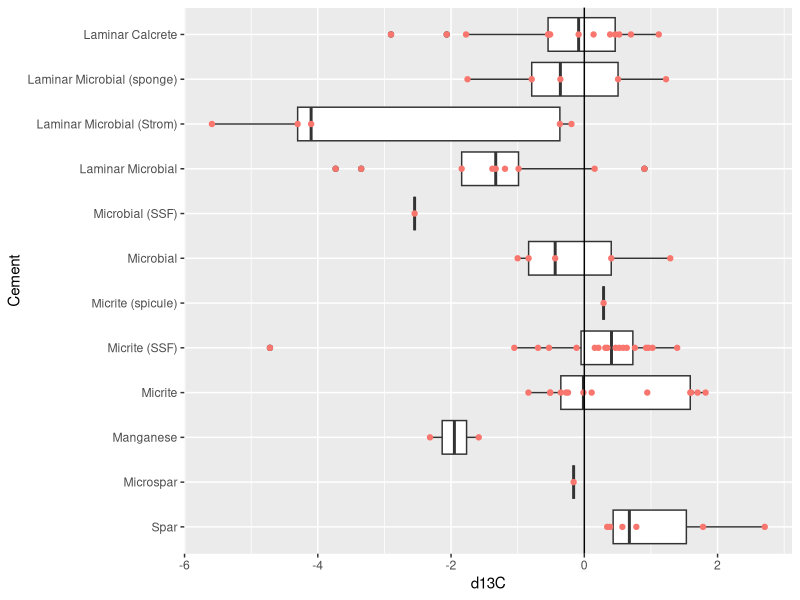
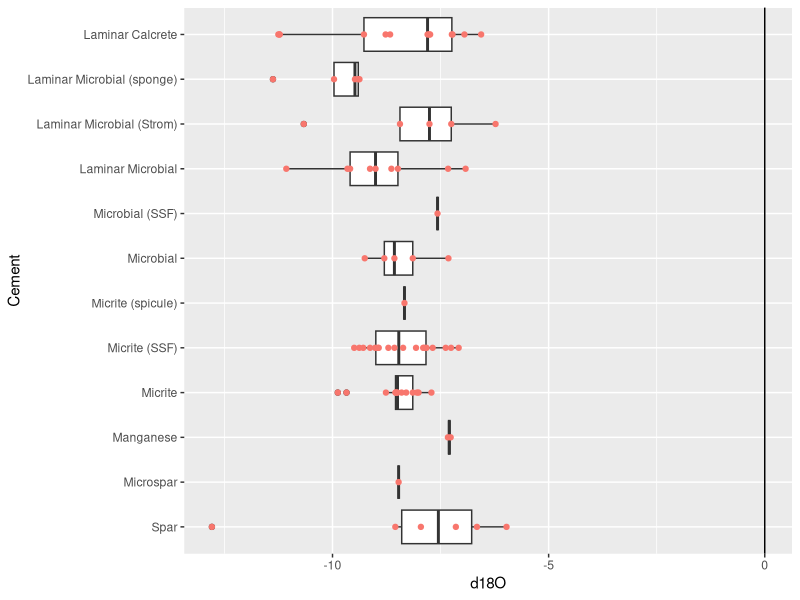
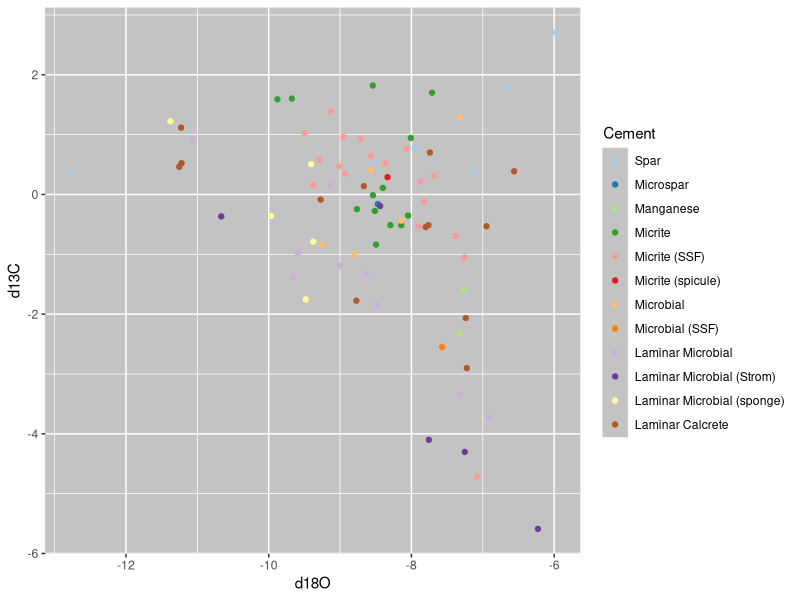
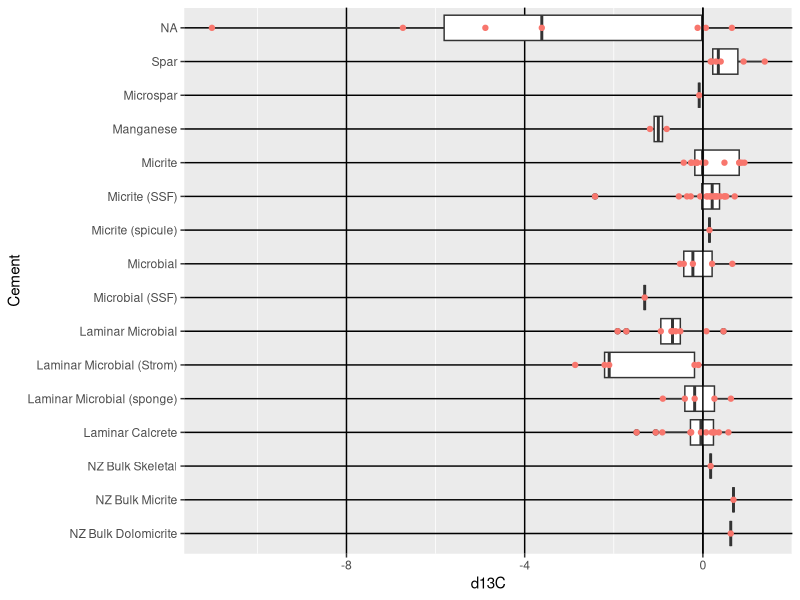
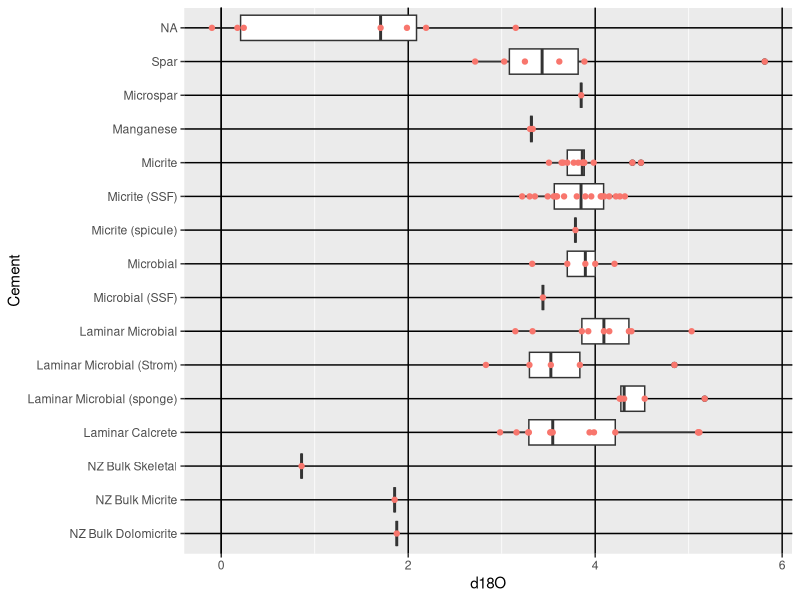
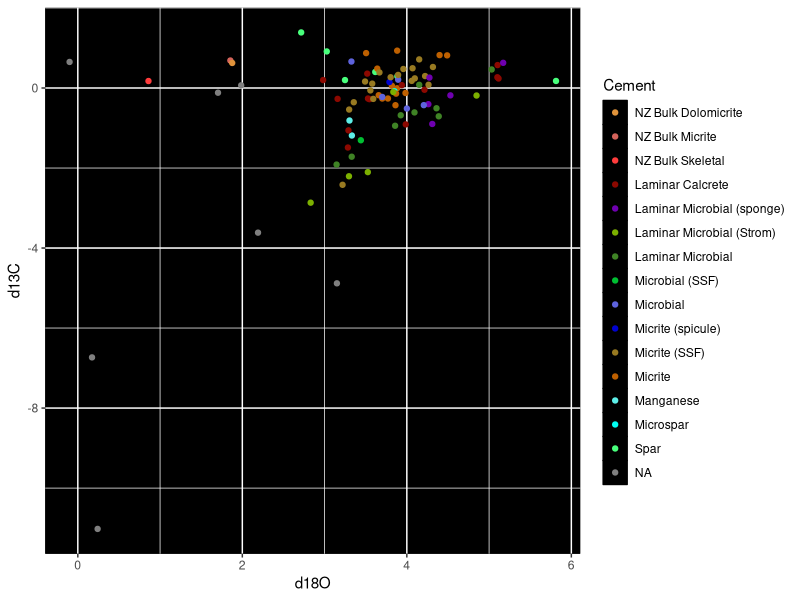
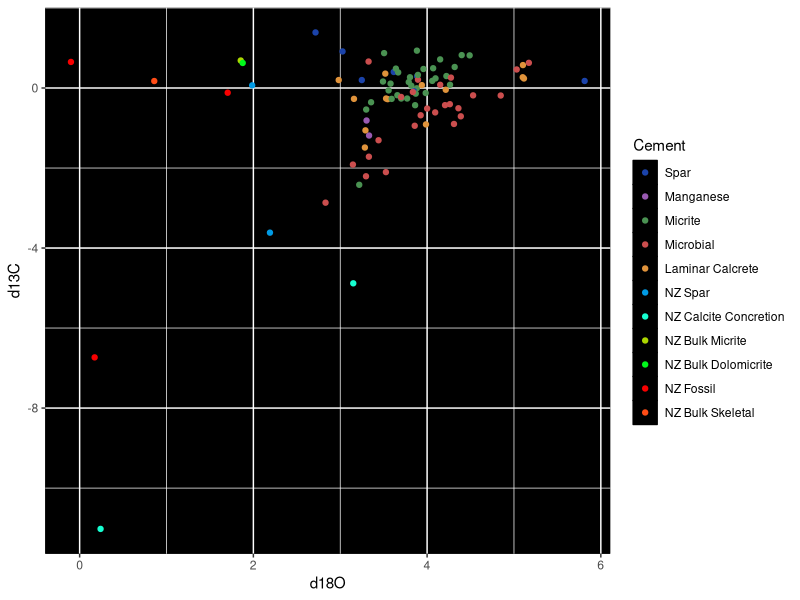

These figures' R source, in order: (Note: this script raises an error after producing the figures.)
## ---- chunk 1
knitr::opts_chunk$set(echo = TRUE)
library(tidyverse)
## ---- chunk 2
iso_orig <- readxl::read_xlsx("r_Jacquet_carb_with_cements.xlsx")
iso_nz <- readxl::read_xlsx("nelsonsmithisotopes.xlsx")
iso_betts <- readxl::read_xlsx("betts_2018.xlsx", sheet = 8, skip = 1, col_names = TRUE) %>%
  subset(select = 2:4) %>%
  rename("Sample" = "Meters along Section/Core", "d13C" = "d13C ‰VPDB", "d18O" = "d18O‰VPDB")
## ---- chunk 3
iso_combo <- iso_orig %>% #combine data with selected values from Nelson and Smith 1996
  select(Cement, d13C, d18O) %>%
  rbind(iso_nz)%>%
  mutate(d13C = d13C/1.95, d18O = d18O/-2.20) #normalize to VPDB that Marissa used
## ---- chunk 4
iso_cond <- iso_orig %>% # simplify data by combining into broad categories
  select(Cement, d13C, d18O) %>%
  mutate(Cement = case_when(
    str_detect(Cement, "Microspar") == TRUE ~ "Spar",
    str_detect(Cement, "Micrite") == TRUE ~ "Micrite",
    str_detect(Cement, "Microbial") == TRUE ~ "Microbial",
    TRUE ~ as.character(Cement)
  )) %>%
  rbind(iso_nz) %>%
  mutate(Cement = case_when(
    str_detect(Cement, "NZ Spar") == TRUE ~ "NZ Spar",
    str_detect(Cement, "Fossil") == TRUE ~ "NZ Fossil",
    str_detect(Cement, "Calcite") == TRUE ~ "NZ Calcite Concretion",
    TRUE ~ as.character(Cement)
  ))%>%
  mutate(d13C = d13C/1.95, d18O = d18O/-2.20) #normalize to VPDB that Marissa used
## ---- chunk 5
iso_bg <- iso_orig %>% #separates data by red horizon samples and samples above/below
  mutate(Position = case_when(
    str_detect(ID, "1.3m") == TRUE ~ "Non-Horizon",
    str_detect(ID, "AB") == TRUE ~ "Non-Horizon",
    str_detect(ID, "FUWM 4") == TRUE ~ "Non-Horizon",
    TRUE ~ "Horizon"
  ))
## ---- chunk 6
iso_orig$Cement <- factor(iso_orig$Cement, levels = c("Spar", "Microspar", "Manganese", "Micrite", "Micrite (SSF)", "Micrite (spicule)", "Microbial", "Microbial (SSF)", "Laminar Microbial", "Laminar Microbial (Strom)", "Laminar Microbial (sponge)", "Laminar Calcrete"))
## ---- chunk 7
iso_combo$Cement <- factor(iso_combo$Cement, levels = rev(c("Spar", "Microspar", "Manganese", "Micrite", "Micrite (SSF)", "Micrite (spicule)", "Microbial", "Microbial (SSF)", "Laminar Microbial", "Laminar Microbial (Strom)", "Laminar Microbial (sponge)", "Laminar Calcrete", "NZ Spar 1", "NZ Spar 2", "NZ Fossil 1", "NZ Fossil 2", "NZ Fossil 3", "NZ Calcite Concretion 1", "NZ Calcite Concretion 2", "NZ Bulk Skeletal", "NZ Bulk Micrite", "NZ Bulk Dolomicrite")))
## ---- chunk 8
iso_cond$Cement <- factor(iso_cond$Cement, levels = c("Spar", "Manganese", "Micrite",  "Microbial", "Laminar Calcrete", "NZ Spar", "NZ Calcite Concretion", "NZ Bulk Micrite", "NZ Bulk Dolomicrite", "NZ Fossil", "NZ Bulk Skeletal"))
## ---- chunk 9
colorset <- c("#e41a1c", "#984ea3", "#ff7f00", "#a65628", "#f781bf")
## ---- chunk 10
carbon <- iso_orig %>% #FU carbon isotopes box
  ggplot(aes(x = d13C, y = Cement)) +
  geom_boxplot() +
  geom_point(aes(color = "red")) +
  geom_vline(xintercept = 0) +
  theme(
    legend.position = "none"
  )
carbon
## ---- chunk 11
oxygen <- iso_orig %>% #FU oxygen isotopes box
  ggplot(aes(x = d18O, y = Cement)) +
  geom_boxplot() +
  geom_point(aes(color = "red")) +
  geom_vline(xintercept = 0) +
  theme(
    legend.position = "none"
  )
oxygen
## ---- chunk 12
carbox <- iso_orig %>% #FU carbon over oxygen scatter
  ggplot(aes(x = d18O, y = d13C, color = Cement)) +
  geom_point() +
  scale_color_brewer(palette = "Paired") +
  #geom_smooth(method = "lm") + #regression lines
  theme(
    panel.background = element_rect(fill = "#C3C3C3", color = "#C3C3C3"),
    legend.key = element_rect(fill ="#C3C3C3"),
  )
carbox
## ---- chunk 13
NZcarbon <- iso_combo %>% #FU and NZ carbon box
  ggplot(aes(x = d13C, y = Cement)) +
  geom_boxplot() +
  geom_point(aes(color = "red")) +
  geom_vline(xintercept = 0) +
  theme(
    legend.position = "none",
    panel.grid.major = element_line(color = "black")
  )
NZcarbon
## ---- chunk 14
NZoxygen <- iso_combo %>% #FU and NZ oxygen box
  ggplot(aes(x = d18O, y = Cement)) +
  geom_boxplot() +
  geom_point(aes(color = "red")) +
  geom_vline(xintercept = 0) +
  theme(
    legend.position = "none",
    panel.grid.major = element_line(color = "black")
  )
NZoxygen
## ---- chunk 15
bigcolor <- c("#E0933B", "#D4635B", "#FF3C3C", "#8C0800", "#6F00B0", "#7CB000", "#3F8325", "#00BF32", "#5E63DD", "#0002CF", "#987A21", "#BE6000", "#5DEFE8", "#00FFF3", "#48FF7C", "#7CFF48", "#FFFB48", "#FFC948", "#A048FF", "#D248FF", "#FF48ED", "#FF4873")

NZcarbox <- iso_combo %>% #FU and NZ carbon over oxygen scatter
  ggplot(aes(x = d18O, y = d13C, color = Cement)) +
  geom_point() +
  scale_color_manual(values = bigcolor) +
  #geom_smooth(method = "lm") + #regression lines
  theme(
    panel.background = element_rect(fill = "black", color = "black"),
    legend.key = element_rect(fill ="black"),
  )
NZcarbox
## ---- chunk 16
smallcolor <- c("#1B43AA", "#995AB1", "#4A9252", "#CB4E4E", "#E0933B", "#009AE4", "#16FFD1", "#ACD600", "#00F81B", "#F80000", "#FF4C16")

NZcond <- iso_cond %>% #FU and NZ simplified category carbon over oxygen scatter
    ggplot(aes(x = d18O, y = d13C, color = Cement)) +
  geom_point() +
  scale_color_manual(values = smallcolor) +
  #geom_smooth(method = "lm") + #regression lines
  theme(
    panel.background = element_rect(fill = "black", color = "black"),
    legend.key = element_rect(fill ="black"),
  )
NZcond
## ---- chunk 17
carbon_bg <- iso_bg %>% #FU horizon/bg carbon box
  ggplot(aes(x = d13C, y = Cement, fill = Cement)) +
  geom_boxplot() +
  geom_jitter(aes(color = Position), width = 0, height=.1) +
  geom_vline(xintercept = 0) +
  theme(
   # legend.position = "none"
    text = element_text(size = 20),
  ) +
  xlab()
carbon_bg
## ---- chunk 18
oxygen_bg <- iso_bg %>% #FU horizon/bg carbon box
  ggplot(aes(x = d18O, y = Cement)) +
  geom_boxplot() +
  geom_jitter(aes(color = Position), width = 0, height=.1) +
  geom_vline(xintercept = 0) +
  theme(
   # legend.position = "none"
    text = element_text(size = 20)
  ) +
  ylab("Texture")
oxygen_bg
## ---- chunk 19
bg_simp <- iso_bg %>%
  mutate(Cement = case_when(
    str_detect(Cement, "Microspar") == TRUE ~ "Spar",
    str_detect(Cement, "Micrite") == TRUE ~ "Micrite",
    str_detect(Cement, "Microbial") == TRUE ~ "Microbial",
    TRUE ~ as.character(Cement)
  ))
    
bg_simp$Cement <- factor(bg_simp$Cement, levels = c("Microbial", "Laminar Calcrete", "Micrite", "Manganese", "Spar"))
## ---- chunk 20
ggplot(bg_simp, aes(x = d13C, y = fct_rev(Cement))) +
  geom_boxplot(aes(fill = Cement)) +
  geom_jitter(aes(color = Position), width = 0, height=.1) +
  geom_vline(xintercept = 0) +
  scale_color_discrete(name = "Position") +
  scale_fill_manual(values = colorset, name = "Texture") +
  ylab("Texture") +
  xlab(expression(delta^13*C)) +
  theme(text = element_text(size = 20))
## ---- chunk 21
ggplot(bg_simp, aes(x = d18O, y = fct_rev(Cement))) +
  geom_boxplot(aes(fill = Cement)) +
  geom_jitter(aes(color = Position), width = 0, height=.1) +
  geom_vline(xintercept = 0)+
  scale_color_discrete(name = "Position") +
  scale_fill_manual(values = colorset, name = "Texture") +
  xlab(expression(delta^18*O)) +
  theme(text = element_text(size = 20))
## ---- chunk 22
hull <- iso_orig %>% #FU simplified carbon over oxygen with convex hull
  group_by(Cement) %>%
  select(Cement, d13C, d18O) %>%
#  mutate(d13C = d13C/1.95, d18O = d18O/-2.20) %>% #normalize to VPDB that Marissa used
  mutate(Cement = case_when( #comment out mutate sections for full data
    str_detect(Cement, "Microspar") == TRUE ~ "Spar",
    str_detect(Cement, "Micrite") == TRUE ~ "Micrite",
    str_detect(Cement, "Microbial") == TRUE ~ "Microbial",
    TRUE ~ as.character(Cement)
  )) %>%
  slice(chull(d18O, d13C))

hull$Cement <- factor(hull$Cement, levels = c("Microbial", "Laminar Calcrete", "Micrite", "Manganese", "Spar"))

carbox <- iso_orig %>%
  select(Cement, d13C, d18O) %>%
  mutate(Cement = case_when( #comment out mutate sections for full data
    str_detect(Cement, "Microspar") == TRUE ~ "Spar",
    str_detect(Cement, "Micrite") == TRUE ~ "Micrite",
    str_detect(Cement, "Microbial") == TRUE ~ "Microbial",
    TRUE ~ as.character(Cement)
  ))
carbox$Cement <- factor(carbox$Cement, levels = c("Microbial", "Laminar Calcrete", "Micrite", "Manganese", "Spar"))

carbox <- carbox %>%
  ggplot(aes(x = d18O, y = d13C, color = Cement)) +
  geom_point() +
  #scale_color_brewer(palette = "Paired") +
  geom_polygon(data = hull, alpha = .5, aes(fill = Cement)) +
  #geom_smooth(method = "lm") + #regression lines
  theme(
    panel.background = element_rect(fill = "#C3C3C3", color = "#C3C3C3"),
    legend.key = element_rect(fill ="#C3C3C3"),
  ) +
  scale_color_manual(values = colorset, aesthetics = c("color","fill"), name = "Texture")

carbox
## ---- chunk 23
whoops <- iso_bg %>%
  mutate(Sample = case_when(
    str_detect(ID, "AB") == TRUE ~ "752.1",
    str_detect(ID, "1.3m") == TRUE ~ "753.3",
    str_detect(ID, "1.5m") == TRUE ~ "750.5",
    str_detect(ID, "3m") == TRUE ~ "749",
    TRUE ~ "752"))

ggplot() + 
  geom_point(data = iso_betts, aes(x = d18O, y = Sample)) +
  geom_point(data = whoops, aes(x = d18O, y = Sample), color = "red") +
  geom_point(data = iso_betts, aes(x = d13C, y = Sample), color = "blue") +
  geom_point(data = whoops, aes(x = d13C, y = Sample), color = "orange")
